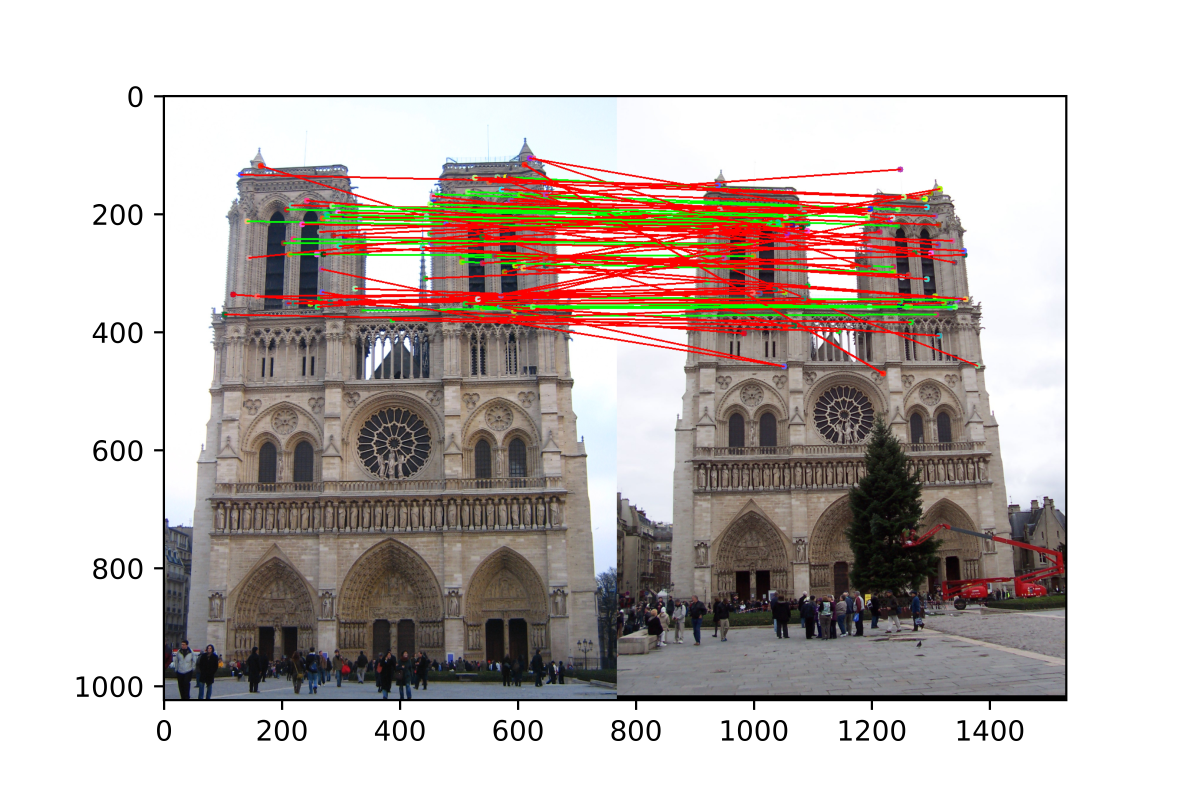
#> input picture HW1/html/pic1/1.jpg, 6000 x 4000 px (shown at 1/5 size)
$ python -i keypointDetect.py   (imports and definitions only)   (older library calls are emulated)
#> lines starting #> are read from the running program, lines starting #| are printed output that depends on the picture
#> further down, picture is the input picture: shape (4000, 6000, 3); mean B, G, R 182.6, 186.2, 195.4
import numpy as np
import cv2

def createGaussianPyramid(im, sigma0=1,
        k=np.sqrt(2), levels=[-1,0,1,2,3,4]):
#> called with sigma0 = 1, k = 1.41
    if len(im.shape)==3:
        im = cv2.cvtColor(im, cv2.COLOR_BGR2GRAY)
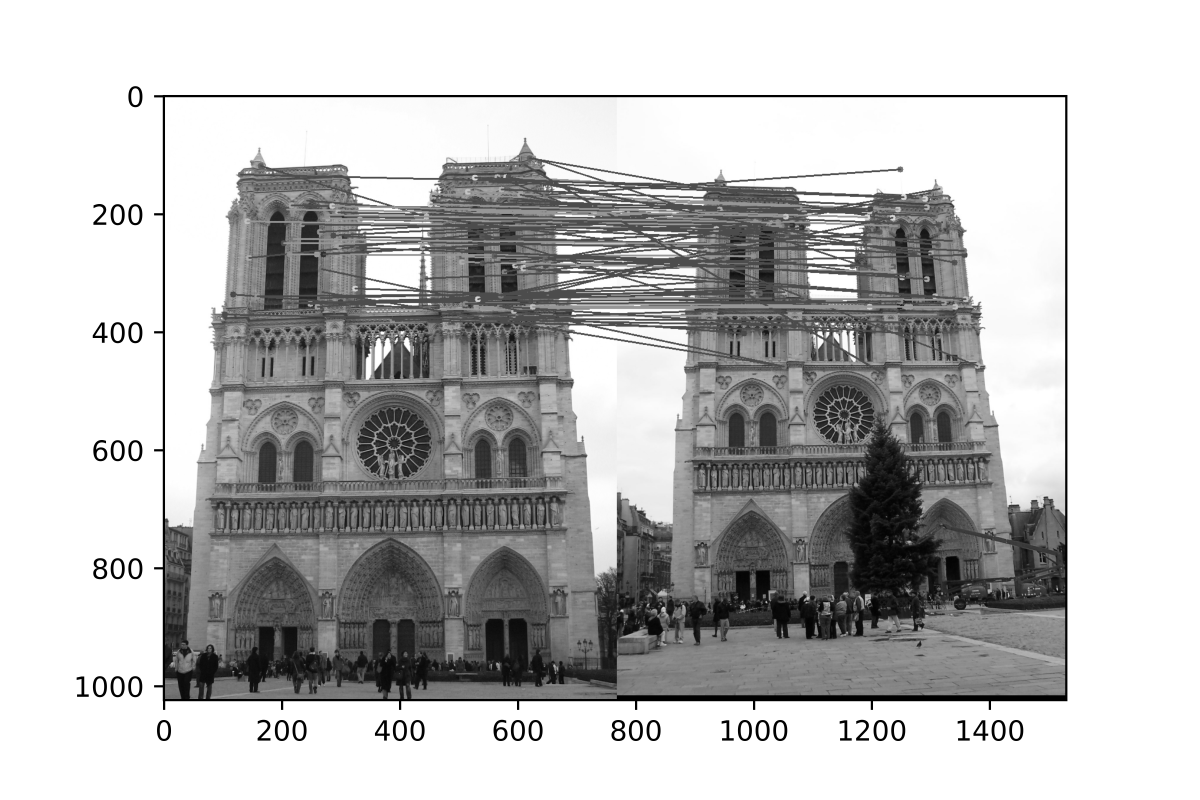
#> im: shape (4000, 6000) (shown at 1/5 size); min 0, max 255, mean 188.6
    if im.max()>10:
        im = np.float32(im)/255
    im_pyramid = []
    for i in levels:
        sigma_ = sigma0*k**i
        im_pyramid.append(cv2.GaussianBlur(im, (0,0), sigma_))
#> this loop made 6 passes
#> sigma_ on passes 1 to 6: 0.707, 1, 1.41, 2, 2.83, 4
#> after the loop, im_pyramid = 6 items
    im_pyramid = np.stack(im_pyramid, axis=-1)
    return im_pyramid

# [7 lines left out: function displayPyramid, not called in this run]

def createDoGPyramid(gaussian_pyramid, levels=[-1,0,1,2,3,4]):
    '''
    Produces DoG Pyramid
    Inputs:
    Gaussian Pyramid - A matrix of grayscale images of size
                        [imH, imW, len(levels)]
    levels      - the levels of the pyramid where the blur at each level is
    Outputs:
    DoG Pyramid - size (imH, imW, len(levels) - 1) matrix of the DoG pyramid
                   created by differencing the Gaussian Pyramid input
    '''
    DoG_pyramid = []
    ################
    # TO DO ...
    # compute DoG_pyramid here
    DoG_levels = levels[1:]
    DoG_pyramid = gaussian_pyramid[:,:,1:] - gaussian_pyramid[:,:,:-1]
    return DoG_pyramid, DoG_levels

def computePrincipalCurvature(DoG_pyramid):
    '''
    Takes in DoGPyramid generated in createDoGPyramid and returns
    PrincipalCurvature,a matrix of the same size where each point contains the
    curvature ratio R for the corre-sponding point in the DoG pyramid

    INPUTS
        DoG Pyramid - size (imH, imW, len(levels) - 1) matrix of the DoG pyramid

    OUTPUTS
        principal_curvature - size (imH, imW, len(levels) - 1) matrix where each
                          point contains the curvature ratio R for the
                          corresponding point in the DoG pyramid
    '''
    principal_curvature = None
    ##################
    # TO DO ...
    # Compute principal curvature here
    Dxx = cv2.Sobel(DoG_pyramid,cv2.CV_64F,2,0,ksize=3)
    Dxy = cv2.Sobel(DoG_pyramid,cv2.CV_64F,1,1,ksize=3)
    Dyy = cv2.Sobel(DoG_pyramid,cv2.CV_64F,0,2,ksize=3)
    Tr = Dxx + Dyy
    Det = Dxx * Dyy + Dxy ** 2
    principal_curvature = Tr**2 / Det

    # Take the absolute value and convert back to uint8
    principal_curvature = cv2.convertScaleAbs(principal_curvature)

    # The above line is equivalent to the following three lines
    # principal_curvature = np.absolute(principal_curvature)
    # principal_curvature = np.clip(principal_curvature, 0, 255)
    # principal_curvature = np.uint8(principal_curvature)

    return principal_curvature

# [64 lines left out: function getLocalExtrema, not called in this run]


def DoGdetector(im, sigma0=1, k=np.sqrt(2), levels=[-1,0,1,2,3,4],
                th_contrast=0.03, th_r=12):
    '''
    Putting it all together

    Inputs          Description
    --------------------------------------------------------------------------
    im              Grayscale image with range [0,1].

    sigma0          Scale of the 0th image pyramid.

    k               Pyramid Factor.  Suggest sqrt(2).

    levels          Levels of pyramid to construct. Suggest -1:4.

    th_contrast     DoG contrast threshold.  Suggest 0.03.

    th_r            Principal Ratio threshold.  Suggest 12.

    Outputs         Description
    --------------------------------------------------------------------------

    locsDoG         N x 3 matrix where the DoG pyramid achieves a local extrema
                    in both scale and space, and satisfies the two thresholds.

    gauss_pyramid   A matrix of grayscale images of size (imH,imW,len(levels))
    '''
    ##########################
    # TO DO ....
    # compupte gauss_pyramid, gauss_pyramid here
    gauss_pyramid = createGaussianPyramid(im, sigma0=sigma0, k=k, levels=levels)
    DoG_pyr, DoG_levels = createDoGPyramid(gauss_pyramid, levels)
#> DoG_levels = [0, 1, 2, 3, 4]
    pc_curvature = computePrincipalCurvature(DoG_pyr)
    locsDoG = getLocalExtrema(DoG_pyr, DoG_levels, pc_curvature, th_contrast, th_r)
    return locsDoG, gauss_pyramid

>>> import cv2
>>> picture = cv2.imread('../../HW1/html/pic1/1.jpg')
#> (the run stopped early here; a loop or call above may not have finished)
